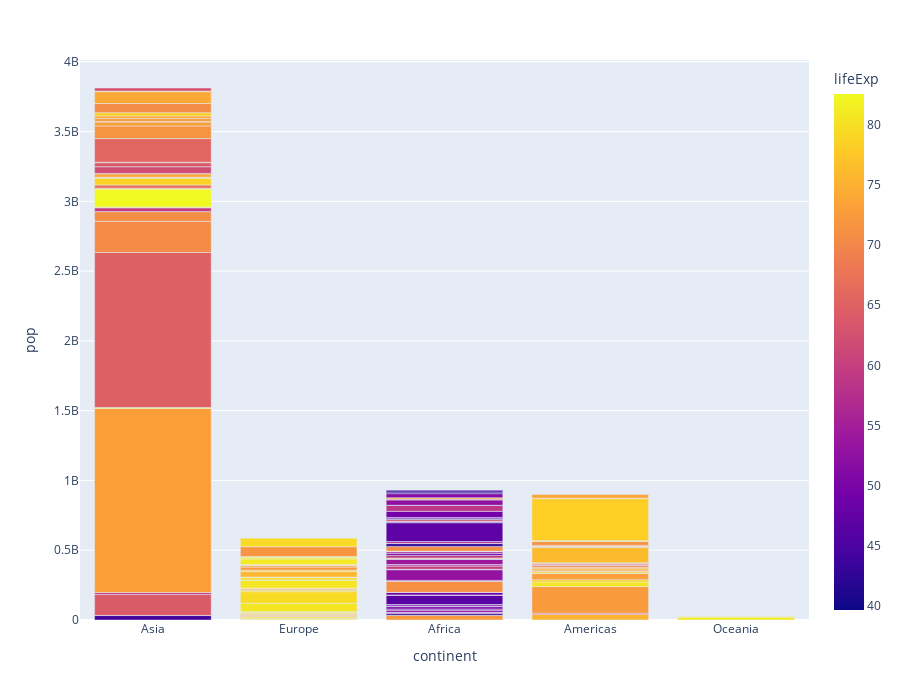

The cell this chart's notebook holds for it:
### Code cell
px.bar(data_frame=df, x='continent', y='pop', hover_name='country', height=700, color='lifeExp')

### Figure 1 — Plotly figure (JSON) as saved in the notebook; plotly's stock layout.template omitted (floating-point values rounded to 4 significant figures; data arrays with more than 128 entries replaced by an {"elided": "..."} marker saying what was removed)
{"data": [{"alignmentgroup": "True", "hovertemplate": "<b>%{hovertext}</b><br><br>continent=%{x}<br>pop=%{y}<br>lifeExp=%{marker.color}<extra></extra>", "hovertext": {"elided": "142 str values"}, "legendgroup": "", "marker": {"color": {"elided": "142 float values"}, "coloraxis": "coloraxis", "pattern": {"shape": ""}}, "name": "", "offsetgroup": "", "orientation": "v", "showlegend": false, "textposition": "auto", "type": "bar", "x": {"elided": "142 str values"}, "xaxis": "x", "y": {"elided": "142 int values"}, "yaxis": "y"}], "layout": {"barmode": "relative", "coloraxis": {"colorbar": {"title": {"text": "lifeExp"}}, "colorscale": [[0, "#0d0887"], [0.1111, "#46039f"], [0.2222, "#7201a8"], [0.3333, "#9c179e"], [0.4444, "#bd3786"], [0.5556, "#d8576b"], [0.6667, "#ed7953"], [0.7778, "#fb9f3a"], [0.8889, "#fdca26"], [1, "#f0f921"]]}, "height": 700, "legend": {"tracegroupgap": 0}, "margin": {"t": 60}, "xaxis": {"anchor": "y", "domain": [0, 1], "title": {"text": "continent"}}, "yaxis": {"anchor": "x", "domain": [0, 1], "title": {"text": "pop"}}}}
